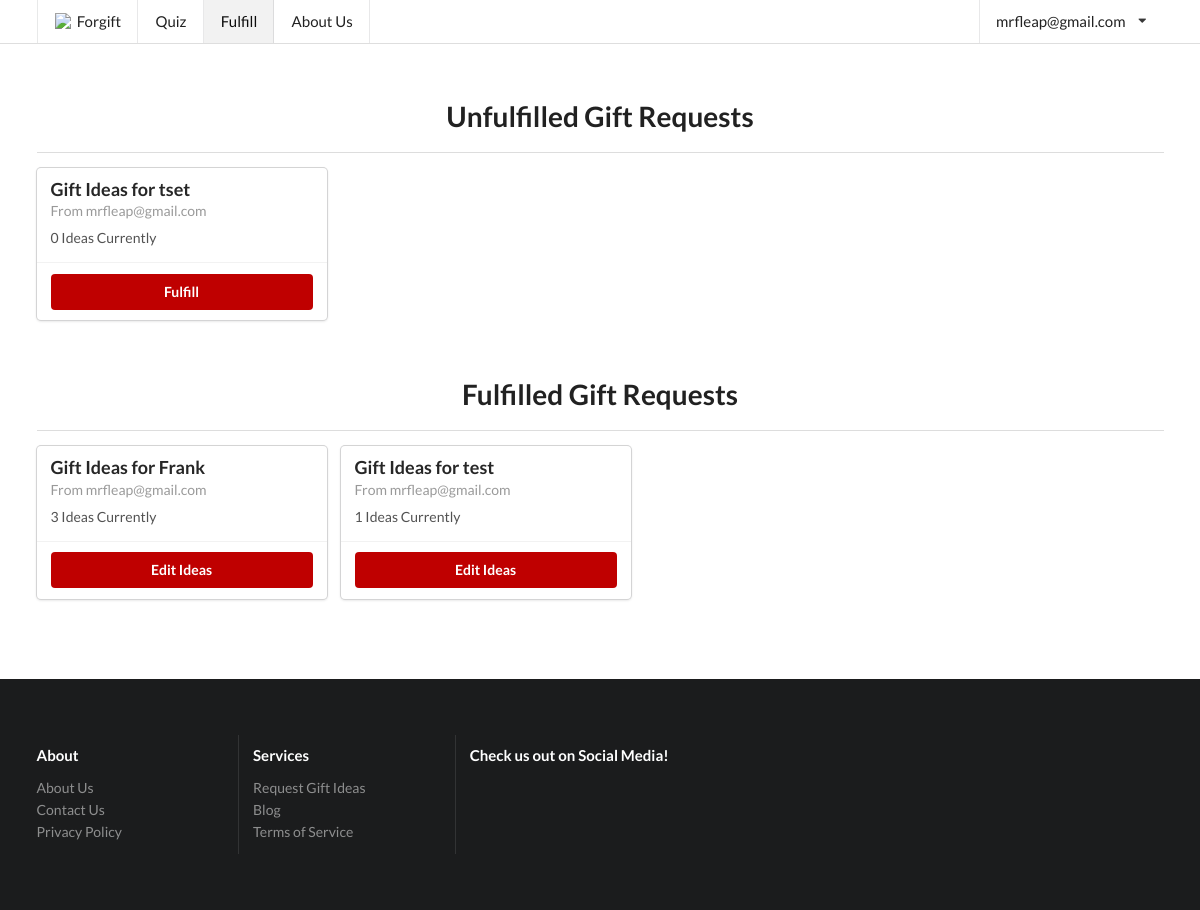
/fulfill/ (signed in), run on the app's committed database.
### forgyftapp/models.py (models this page shows, shortened)
class Slug(OnCreate, models.Model):
	_slug = models.SlugField(max_length=7, blank=True)
	class Meta:
		abstract = True

class User(AbstractUser, Slug):
	email_confirmed = models.BooleanField(default=False)

class OnCreate:
	def onCreate(self):
		pass

class GifteeProfile(models.Model, OnCreate):
	name = models.TextField(max_length=150)
	gender = models.CharField(max_length=80, choices=gender.GENDER_CHOICES)
	age = models.IntegerField()
	relationship = models.TextField(max_length=6000)
	price_upper = models.IntegerField()
	interests = models.TextField(max_length=6000)
	existing_related_items = models.TextField(max_length=6000)
	extra_info = models.TextField(max_length=6000, blank=True, null=True)
	occasion = models.TextField(max_length=6000)
	published = models.BooleanField(default=False)
	emailed_about_publish = models.BooleanField(default=False)
	user = models.ForeignKey(User, on_delete=models.CASCADE)
	feedback = models.OneToOneField(GiftFeedback, on_delete=models.SET_NULL, null=True)

class GiftIdea(models.Model, OnCreate):
	idea = models.TextField()
	link = models.URLField(max_length=2400)
	image = models.URLField(max_length=2400, blank=True, null=True)
	explanation = models.TextField()
	published = models.BooleanField(default=False)
	giftee_profile = models.ForeignKey(GifteeProfile, related_name="ideas", on_delete=models.CASCADE)
	clicks = models.IntegerField(default=0)

### forgyftapp/views/basic_views.py (the view)
# urls.py: url(r'^fulfill/?$', basic_views.fulfill, name='fulfill'),
@staff_member_required
def fulfill(request, profile=None):
	if profile:
		giftee_profile = get_object_or_404(GifteeProfile, pk=profile)
		if request.method == "POST":
			gift_ideas = GiftIdeaFormSet(request.POST, instance=giftee_profile)
			i = 0
			for form in gift_ideas:
				if len(form.changed_data) == 1 and form.changed_data[0] == "published":
					form.changed_data = []
				i += 1
			if gift_ideas.is_valid():
				gift_ideas.save()
				published = False
				for form in gift_ideas:
					if len(gift_ideas.forms[0].cleaned_data) > 0 and gift_ideas.forms[0].cleaned_data["published"]:
						published = True
				if published:
					giftee_profile.submit(request)
				else:
					giftee_profile.unsubmit()
				return redirect("forgyftapp:fulfill", profile=profile)
		else:
			gift_ideas = GiftIdeaFormSet(instance=giftee_profile)
		published = giftee_profile.published or (hasattr(gift_ideas.forms[0], "cleaned_data") and gift_ideas.forms[0].cleaned_data["published"])
		return render(request, "fulfill.html", {"giftee_profile": giftee_profile, "gift_ideas": gift_ideas,
		                                        "page": "fulfill", "published": published})
	else:
		giftee_profiles_unpublished = GifteeProfile.objects.filter(published=False)
		giftee_profile_published = GifteeProfile.objects.filter(published=True)
		return render(request, "fulfill.html", {"giftee_profiles_unpublished": giftee_profiles_unpublished,
		                                        "page": "fulfill", "giftee_profile_published": giftee_profile_published})

### forgyftapp/templates/fulfill.html (shortened to what this page needs)
{% extends "base/base.html" %}
{% block content %}
	<div class="ui main container" style="padding-bottom: 48px">
		{% if gift_ideas %}
			<h1 style="text-align: center; padding-bottom: 4px">Enter Gift Ideas
				for {{ giftee_profile.name }} by {{ giftee_profile.user.first_name }}'s request</h1>
			<div>
				<form action="" method="post" id="ideaForm">{% csrf_token %}
					{{ form.as_p }}
					<table class="ui table" style="margin-top: 0">
						{{ gift_ideas.management_form }}
						{% for form in gift_ideas.forms %}
							{% if forloop.first %}
								<thead>
								<tr>
									{% for field in form.visible_fields %}
										<th>{{ field.label|capfirst }}</th>
									{% endfor %}
								</tr>
								</thead>
							{% endif %}
							<tbody>
							<tr class="{% cycle row1 row2 %} formset_row">
								{% for field in form.visible_fields %}
									<td>
										{% if forloop.first %}
											{% if form.instance.pk %}{{ form.DELETE }}{% endif %}
											{% for hidden in form.hidden_fields %}
												{{ hidden }}
											{% endfor %}
										{% endif %}
										{% if field.errors %}
											<div class="ui list">
												{% for error in field.errors %}
													<div class="item">
														<div class="ui negative message">
															<p>
																{{ error }}
															</p>
														</div>
													</div>
												{% endfor %}
											</div>
										{% endif %}
										{% if "textarea" in field.field.widget.template_name %}
											<div class="field">
												{% if field.help_text %}
													<label style="font-weight: 100; font-size: 13px; display: inline">
														-
														{% autoescape off %}
															{{ field.help_text }}
														{% endautoescape %}
													</label>
												{% endif %}
												<textarea rows="{{ field.field.widget.attrs.rows }}" name="{{ field.html_name }}"
												          id="{{ field.id_for_label }}"
												          style="width: 100%">{% if field.value %}{{ field.value }}{% endif %}</textarea>
											</div>
										{% elif field.field.widget.input_type == "checkbox" and field.label != "Delete" %}
											<div class="inline field">
												<div class="ui toggle checkbox">
													<input {% if field.value == True %}checked{% endif %}
													       type="checkbox" tabindex="0" class="hidden toggle"
													       style="display: inline"
													       name="{{ field.html_name }}"
													       id="{{ field.id_for_label }}">
													{% if field.help_text %}
														<p style="font-weight: 100; display: inline"> -
															{% autoescape off %}
																{{ field.help_text }}{% endautoescape %}</p>
													{% endif %}
												</div>
											</div>
										{% else %}
											{% if field.label != "Delete" %}
												<div class="field">
													{% if field.help_text %}
														<label style="font-weight: 100; font-size: 13px; display: inline">
															{% autoescape off %}
																- {{ field.help_text }}
															{% endautoescape %}
														</label>
													{% endif %}
													<div class="ui input" style="width: 100%">{{ field }}</div>
												</div>
											{% endif %}
										{% endif %}
									</td>
								{% endfor %}
							</tr>
							</tbody>
						{% endfor %}
					</table>
					<div class="ui one column stackable center aligned page grid">
						<div class="column sixteen wide">
							<div class="ui fluid buttons">
								<input class="ui positive button" type="submit" value="Save"/>
								<div class="or"></div>
								<a class="ui negative button" href="{% url 'forgyftapp:fulfill' %}">Back</a>
							</div>
							<a class="ui button" href="{{ giftee_profile.admin_url }}" style="margin-top: 8px">
								View on Admin Site
							</a>
						</div>
					</div>
				</form>
			</div>
			{% if giftee_profile.ideas and giftee_profile.emailed_about_publish %}
				<div style="padding-top: 16px">
					<div class="ui container segment" style="width: 100%">
						<h3 class="ui header">Link Click Analytics</h3>
						<table class="ui celled table">
							<thead>
							<tr>
								<th>Idea</th>
								<th>Idea Link</th>
								<th>Clicks</th>
							</tr>
							</thead>
							<tbody>
							{% for idea in giftee_profile.ideas.all %}
								<tr>
									<td><a href="{{ idea.link }}">{{ idea.idea }}</a></td>
									<td>{{ idea.explanation }}</td>
									<td>{{ idea.clicks }}</td>
								</tr>
							{% endfor %}
							</tbody>
						</table>
					</div>
				</div>
			{% endif %}
			{% if giftee_profile.feedback %}
				<div style="padding-top: 16px">
					<div class="ui container segment" style="width: 100%">
						<h3 class="ui header">Gift Ideas Feedback</h3>
						<div class="ui dividing sub header">Rating</div>
						<p>{{ giftee_profile.feedback.rating }}/5</p>
						<div class="ui dividing sub header">Feedback</div>
						<p>{{ giftee_profile.feedback.feedback }}</p>
						<div class="ui dividing sub header">Purchased</div>
						<p>{{ giftee_profile.feedback.bought|yesno:"Purchased,Not Purchased" }}</p>
					</div>
				</div>
			{% endif %}
			<div style="padding-top: 16px">
				<div class="ui container segment" style="width: 100%">
					{% include "base/giftee_profile.html" %}
				</div>
			</div>
		{% else %}
			<h1 style="text-align: center; padding-bottom: 4px">Unfulfilled Gift Requests</h1>
			<div class="ui divider"></div>
			<div style="margin-left:auto;margin-right:auto;">
				<div {% if giftee_profiles_unpublished %}class="ui cards"{% endif %}>
					{% for giftee_profile in giftee_profiles_unpublished %}
						<div class="u card">
							<div class="content">
								<div class="header">
									Gift Ideas for {{ giftee_profile.name }}
								</div>
								<div class="meta">
									From {{ giftee_profile.user.email }}
								</div>
								<div class="description">
									{{ giftee_profile.ideas.get_queryset|length }} Ideas Currently
								</div>
							</div>
							<div class="extra content">
								<div class="ui two buttons">
									<a class="ui primary button"
									   href="{% url "forgyftapp:fulfill" profile=giftee_profile.pk %}">Fulfill</a>
								</div>
							</div>
						</div>
					{% empty %}
						<div class="ui disabled header" style="text-align: center; width: 100%; margin-top: 32px;">There
							are currently no unfulfilled gift requests.
						</div>
					{% endfor %}
				</div>
			</div>
			<h1 style="text-align: center; padding-bottom: 4px; padding-top: 32px">Fulfilled Gift Requests</h1>
			<div class="ui divider"></div>
			<div style="margin-left:auto;margin-right:auto;">
				<div class="ui cards">
					{% for giftee_profile in giftee_profile_published %}
						<div class="ui card">
							<div class="content">
								<div class="header">
									Gift Ideas for {{ giftee_profile.name }}
								</div>
								<div class="meta">
									From {{ giftee_profile.user.email }}
								</div>
								<div class="description">
									{{ giftee_profile.ideas.get_queryset|length }} Ideas Currently
								</div>
							</div>
							<div class="extra content">
								<div class="ui two buttons">
									<a class="ui primary button"
									   href="{% url "forgyftapp:fulfill" profile=giftee_profile.pk %}">Edit Ideas</a>
								</div>
							</div>
						</div>
					{% empty %}
						<div class="ui disabled header" style="text-align: center; width: 100%; margin-top: 32px;">There
							are currently no fulfilled gift requests.
						</div>
					{% endfor %}
				</div>
			</div>
		{% endif %}
	</div>
	<script src="{% load static %}{% static "semantic/components/checkbox.min.js" %}"></script>
	<script src="{% load static %}{% static "jquery.formset.js" %}"></script>
{% endblock %}

### forgyftapp/templates/base/navbar.html (shortened to what this page needs)
<a class="{% if page == "home" %}active {% endif %}item" href="{% url "forgyftapp:index" %}">
{% if not pointing %}
	<img class="logo" src="{% load static %}{% static "favicon/favicon-32x32.png" %}"
	     style="width: 18px; margin-right: 4px"> Forgift </a>
{% else %}
	Home
{% endif %}
</a>
<a class="{% if page == "request" %}active {% endif %}item" href="{% url "forgyftapp:request" %}">Quiz</a>
{% if user.is_staff %}
	<a class="{% if page == "fulfill" %}active {% endif %}item" href="{% url "forgyftapp:fulfill" %}">Fulfill</a>
{% endif %}
<a class="{% if page == "about" %}active {% endif %}item" href="{% url "forgyftapp:about" %}">About Us</a>
<div class="right menu">
	{% if not request.user.is_authenticated %}
		<div class="item button">
			<a class="ui button" href="{% url "forgyftapp:login" %}">Login</a>
		</div>
		<div class="item button">
			<a class="ui primary button" href="{% url "forgyftapp:signup" %}">Sign up</a>
		</div>
	{% else %}
		<div class="ui simple dropdown item">
			{{ request.user.email }}
			<i class="dropdown icon"></i>
		</div>
	{% endif %}
</div>

### forgyftapp/static/stylesheets/default.css (style rules this page uses)
img { width: 100%; }
img.logo { width: 200px; margin: 3rem 0 1rem; }
.ui.main.container { background: #ffffff; }
.fixed.top.menu .item:nth-child(2) { border-left: 1px solid rgba(34, 36, 38, .1); }

### forgyftapp/templates/base/base.html (style rules this page uses)
.ui.primary.button, .ui.submit.button { background-color: #BF0000; }
div.ui.main.container { margin-top: 7em; }

### data on the page
User: user.email "mrfleap@gmail.com"
GifteeProfile: name "tset", user.email "mrfleap@gmail.com", ideas.get_queryset|length "0"
GifteeProfile: name "Frank", user.email "mrfleap@gmail.com", ideas.get_queryset|length "3"
GifteeProfile: name "test", user.email "mrfleap@gmail.com", ideas.get_queryset|length "1"
